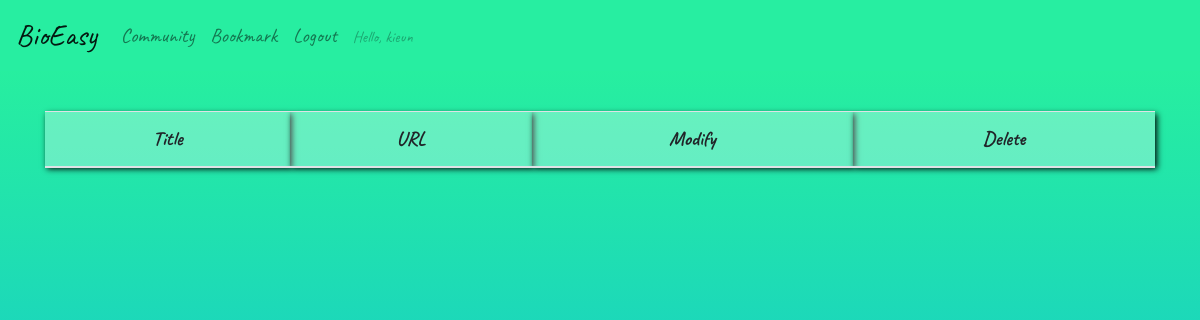
The app's page /bookmark/ (signed in), older data.
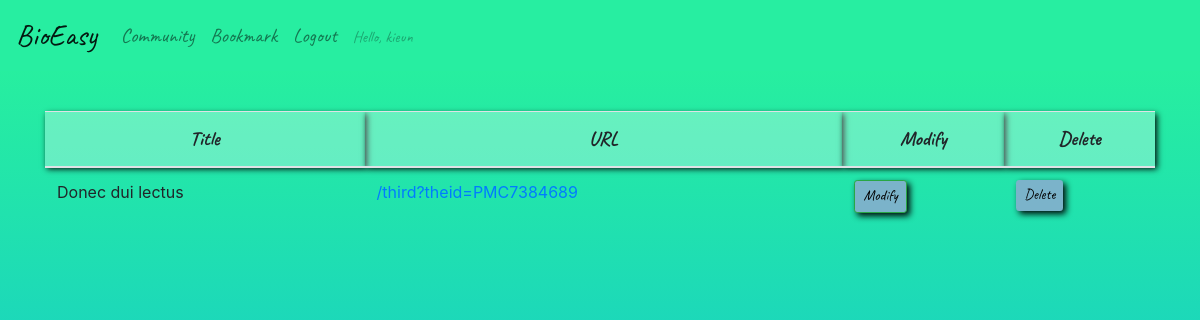
The same page, newer data.
### memo/models.py (models this page shows, shortened)
class Bookmark(models.Model):
    site_name = models.CharField(max_length=500)
    url = models.URLField('Site URL')
    author = models.ForeignKey(User, on_delete=models.CASCADE)

### memo/views.py (the view)
class BookmarkListView(ListView):
    model = Bookmark
    paginate_by = 10

### memo/templates/memo/bookmark_list.html (shortened to what this page needs)
{% extends 'base.html' %}
{% block content %}
    <br>
    <table class = "table">
        <thead>
            <tr>
                <th scope = "col" style="font-family: 'Caveat', cursive; box-shadow:2px 2px 6px #000808; font-size: 20px; text-align: center; background-color: rgba( 255, 255, 255, 0.3 );">Title</th>
                <th scope = "col" style="font-family: 'Caveat', cursive; box-shadow:2px 2px 6px #000808; font-size: 20px; text-align: center; background-color: rgba( 255, 255, 255, 0.3 );">URL</th>
                <th scope = "col" style="font-family: 'Caveat', cursive; box-shadow:2px 2px 6px #000808; font-size: 20px; text-align: center; background-color: rgba( 255, 255, 255, 0.3 );">Modify</th>
                <th scope = "col" style="font-family: 'Caveat', cursive; box-shadow:2px 2px 6px #000808; font-size: 20px; text-align: center; background-color: rgba( 255, 255, 255, 0.3 );">Delete</th>
            </tr>
        </thead>
        <tbody>
            {% for bookmark in object_list %}
            <tr>
                {% if user.id == bookmark.author.id %}
                <td>{{bookmark.site_name}}</td>
                <td><a href="{{bookmark.url}}" target="_blank" >{{bookmark.url}}</a></td>
                <td><a href="{% url 'update' pk=bookmark.id %}" id='modify_button' class="btn btn-success btn-sm">Modify</a></td>
                <td><a href="{% url 'delete' pk=bookmark.id %}" id='delete_button' class="btn btn-success btn-sm">Delete</a></td>
                {% endif %}
            </tr>
            {% endfor %}
        </tbody>
    </table>
{% endblock %}

Row changes from the older to the newer data that the page shows:
added Bookmark: site_name "Donec dui lectus", url "/third?theid=PMC7384689"
